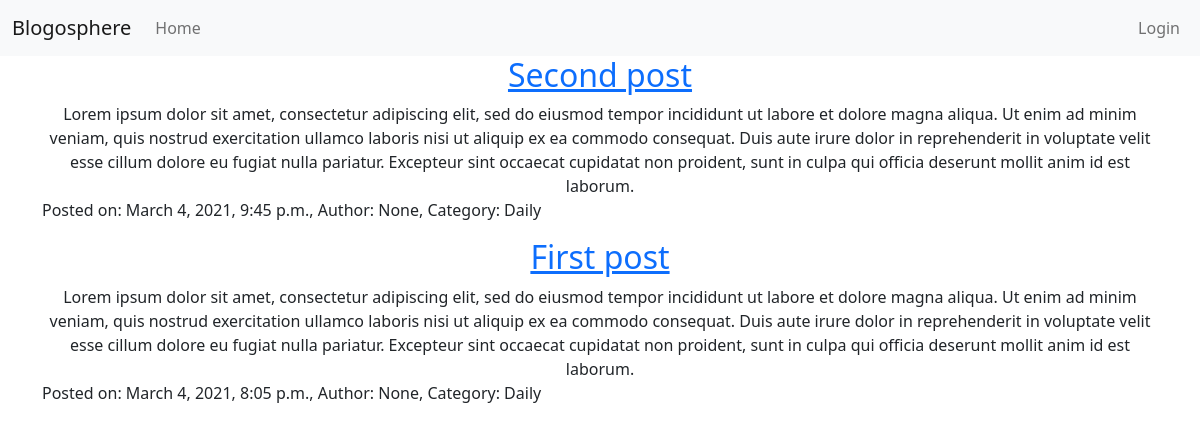
Before: / with the older database file.
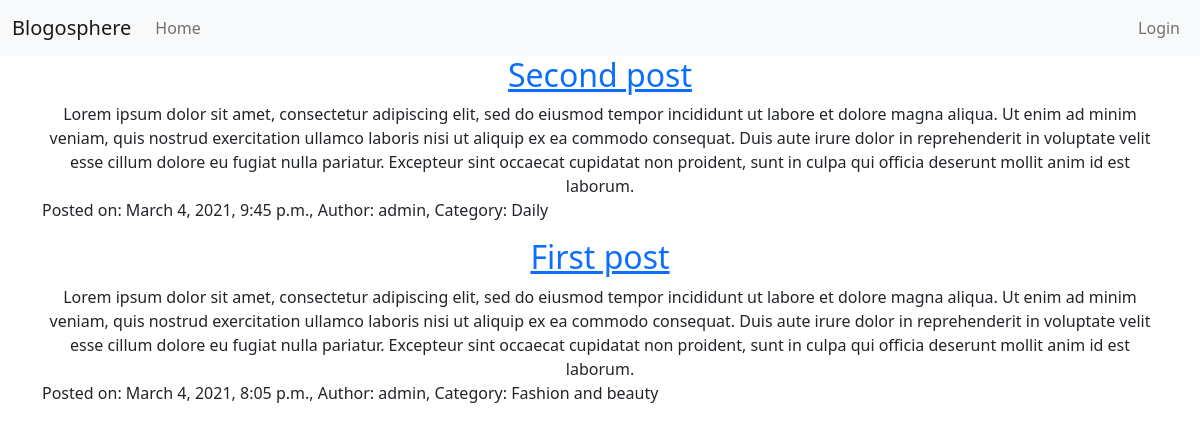
After: the same page with the newer database file.
### blog/models.py (models this page shows, shortened)
class Post(models.Model):
    post_title = models.CharField(max_length=250)
    body = models.TextField()
    draft = models.BooleanField(null=False, blank=True, default=True)
    pub_date = models.DateTimeField(verbose_name='Date published', null=True)
    category = models.ForeignKey(Category, on_delete=models.CASCADE)
    author = models.ForeignKey(User, on_delete=models.PROTECT, null=True)

class Category(models.Model):
    category_title = models.CharField(max_length=250)
    def __str__(self):
        return self.category_title

### blog/views.py (the view)
# urls.py: path('', views.IndexView.as_view(), name="index"),
class IndexView( ListView):
    template_name = "blog/index.html"
    extra_context = {
        'title': 'Blogosphere',
    }
    context_object_name = "posts"
    def get_queryset(self):
        return Post.objects.exclude(pub_date__gt=timezone.now()).order_by('-pub_date')

### blog/templates/blog/index.html
{% extends "base.html" %}
{% block main %}
        {% for post in posts %}
        <div class="row">
            <section class="col">
                <h2 class="text-center"><a href="{% url 'blog:details' post.id %}">{{ post.post_title }}</h2></a>
                <div class="text-center">{{ post.body }}</div>
                <p>Posted on: {{ post.pub_date }}, Author: {{ post.author }}, Category: {{ post.category }}</p>
            </section>
        </div>
        {% endfor %}
 {% endblock %}

### blog/templates/base.html (shortened to what this page needs)
{% load static %}
<!DOCTYPE html>
<html lang="en">
<head>
    <link href="https://cdn.jsdelivr.net/npm/bootstrap@5.0.0-beta2/dist/css/bootstrap.min.css" rel="stylesheet"
>
    <link href="{% static 'blog/main.css' %}" rel="stylesheet">
</head>
<body>
<nav class="navbar navbar-expand-lg navbar-light bg-light">
  <div class="container-fluid">
    <a class="navbar-brand" href="{% url 'blog:index' %}">Blogosphere</a>
    <div class="collapse navbar-collapse" id="navbarSupportedContent">
      <ul class="navbar-nav me-auto mb-2 mb-lg-0">
          <li class="nav-item">
            <a class="nav-link" href="{% url 'blog:index' %}">Home</a>
          </li>
      </ul>
      <ul class="navbar-nav ml-auto mb-2 mb-lg-0">
          {% if user.is_authenticated %}
          <li class="nav-item dropdown">
              <a class="nav-link dropdown-toggle" href="#" role="button" data-bs-toggle="dropdown">Hello, {{ user.first_name }}</a>
              <ul class="dropdown-menu dropdown-menu-end">
                  {% if user.is_superuser %}
                  <li><a class="dropdown-item" href="{% url 'admin:index' %}">Admin panel</a></li>
                  {% endif %}
                  <li><a class="dropdown-item" href="{% url 'logout' %}">Logout</a></li>
              </ul>
          </li>
          {% else %}
          <li class="nav-item">
              <a class="nav-link" aria-current="page" href="{% url 'login' %}">Login</a>
          </li>
          {% endif %}
      </ul>
    </div>
  </div>
</nav>
    <main class="container">
        {% block main %}{% endblock %}
    </main>
</body>
</html>

Changed rows visible on the page:
changed Post "Second post": author "None" → "admin"
changed Post "First post": author "None" → "admin"; category "Daily" → "Fashion and beauty"
